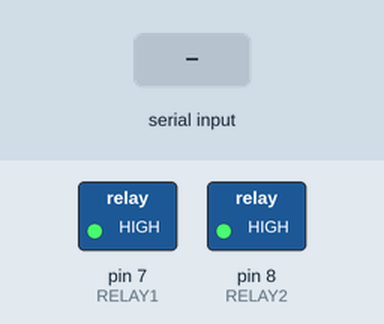
The sketch below on a simulated Arduino Uno, built with avr-gcc and run on an emulated ATmega328P. Shown: switched loads named in the sketch (green lamp = pin HIGH). The test bench sets the inputs (shaded band).

Above: at 1.2 s.
1.3 s: "3" received over Serial
At 2.0 s:
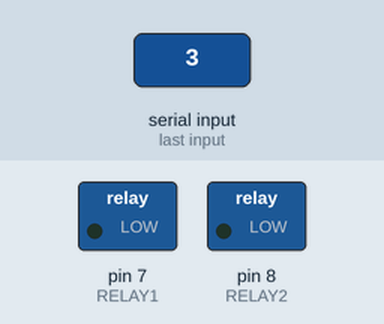
2.8 s: "2" received over Serial
At 3.2 s:
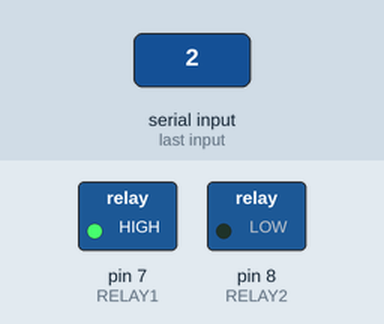
4.3 s: "1" received over Serial
At 5.5 s:
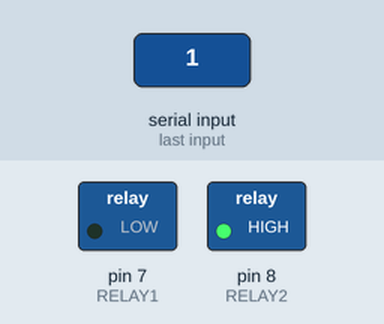
5.8 s: "0" received over Serial
At 6.7 s:
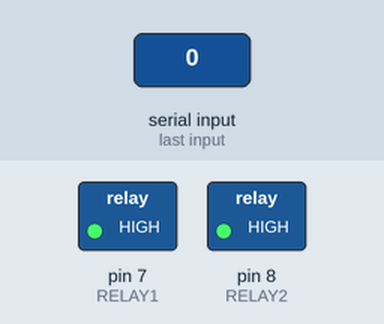
Timing chart, 0 to 8.3 s (numbered marks = the images above; inputs shaded):
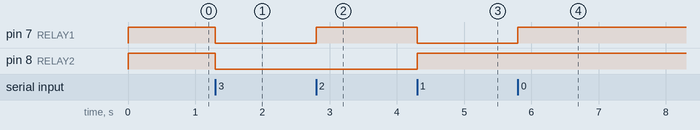

Measured:
- after the input at 1.3 s, pin 7 (RELAY1), pin 8 (RELAY2): HIGH → LOW at once
- after the input at 2.8 s, pin 7 (RELAY1): LOW → HIGH at once
- after the input at 4.3 s, pin 7 (RELAY1): HIGH → LOW at once; pin 8 (RELAY2): LOW → HIGH at once
- after the input at 5.8 s, pin 7 (RELAY1): LOW → HIGH at once

The sketch:

Uno.ino
```cpp
#define RELAY1 7  // Connected to IN1
#define RELAY2 8  // Connected to IN2

void setup() {
    Serial.begin(9600);  // Start Serial Communication
    pinMode(RELAY1, OUTPUT);
    pinMode(RELAY2, OUTPUT);
    digitalWrite(RELAY1, HIGH);  // Start with relays OFF
    digitalWrite(RELAY2, HIGH);
}

void loop() {
    if (Serial.available()) {
        char command = Serial.read();  // Read data from Serial

        if (command == '3') {
            digitalWrite(RELAY1, LOW);  // Relay 1 ON
            digitalWrite(RELAY2, LOW);  // Relay 2 ON
        }
        else if (command == '2') {
            digitalWrite(RELAY1, HIGH); // Relay 1 OFF
            digitalWrite(RELAY2, LOW);  // Relay 2 ON
        }
        else if (command == '1') {
            digitalWrite(RELAY1, LOW);  // Relay 1 ON
            digitalWrite(RELAY2, HIGH); // Relay 2 OFF
        }
        else if (command == '0') {
            digitalWrite(RELAY1, HIGH); // Relay 1 OFF
            digitalWrite(RELAY2, HIGH); // Relay 2 OFF
        }
    }
}
```
